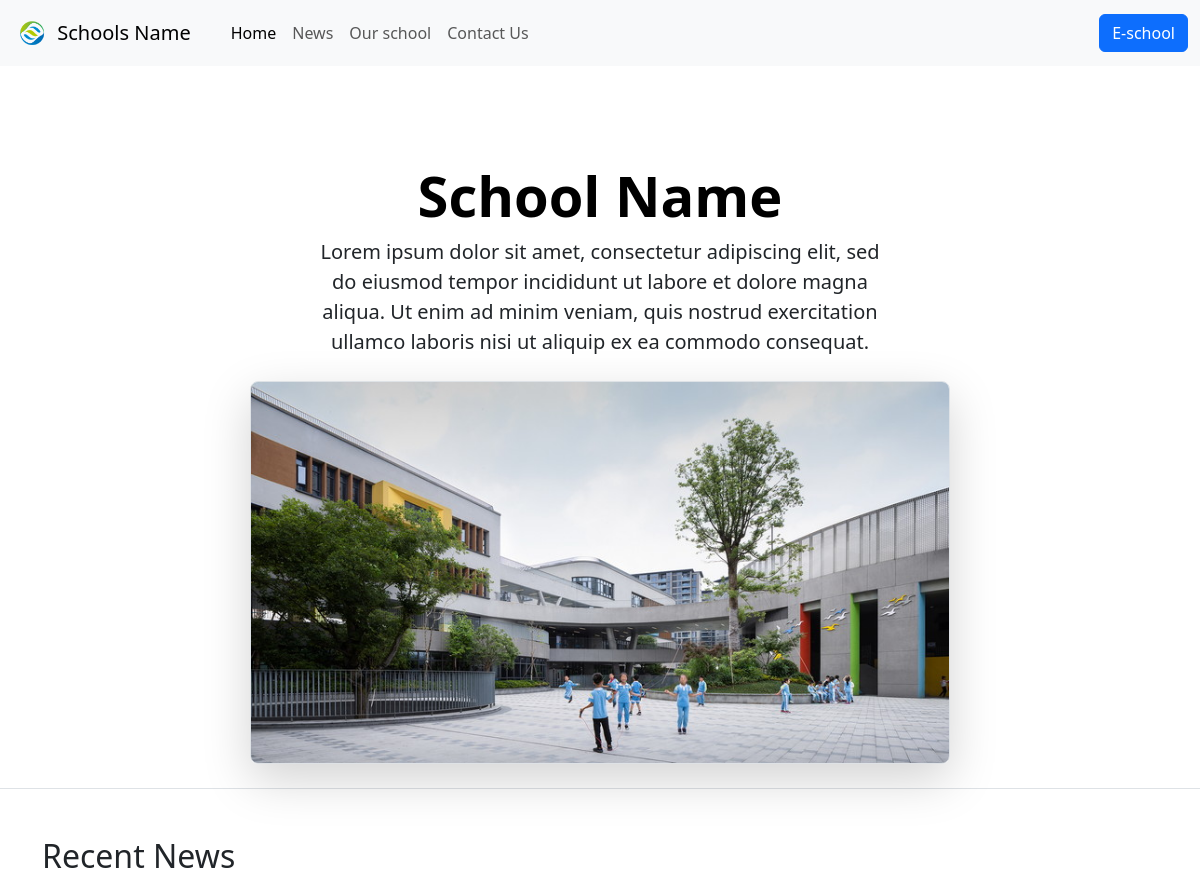
/, run on an earlier commit of the app's database.
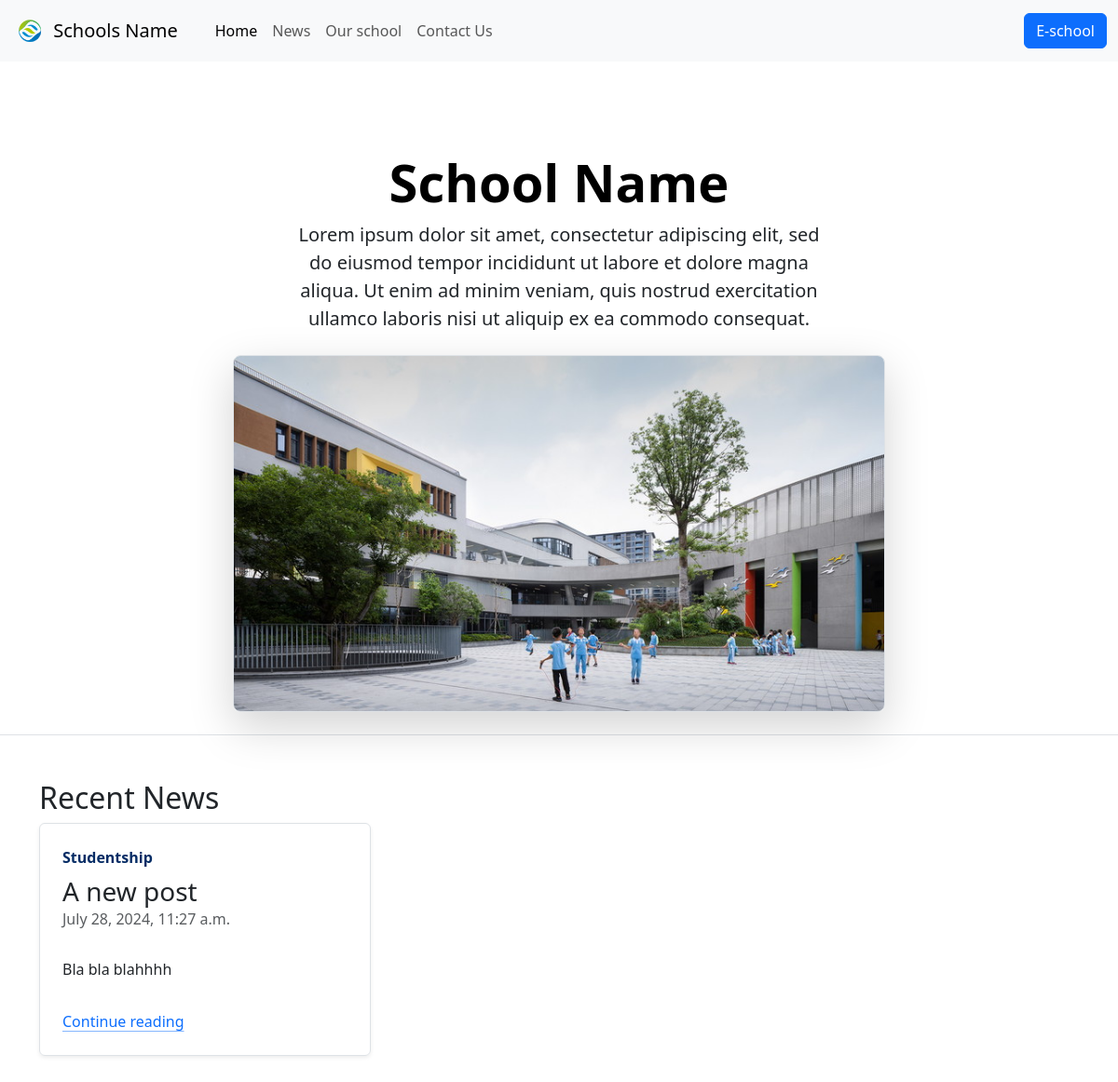
And on a later commit of the database.
### news/models.py (models this page shows, shortened)
class Post(models.Model):
  class Categories(models.TextChoices):
    STUDENTSHIP = 'Studentship', 'Studentship'
    EOPEP = 'EOPEP', 'Eopep Examinations'
    EXAMINATIONS = 'EXAMS', 'Examinations'
  class Status(models.TextChoices):
    DRAFT = 'Draft', 'Draft'
    PUBLISHED = 'Published', 'Published'
  title = models.CharField(max_length=255)
  category = models.CharField(max_length=15,
                              choices=Categories.choices,
                              default=Categories.STUDENTSHIP)
  slug = models.SlugField(max_length=255, unique_for_date='published')
  author = models.ForeignKey(SchoolUser,
                            on_delete=models.CASCADE,
                            related_name='news')
  body = CKEditor5Field(config_name='extends')
  published = models.DateTimeField(default=timezone.now)
  created = models.DateTimeField(auto_now_add=True)
  updated = models.DateTimeField(auto_now=True)
  status = models.CharField(max_length=10,
                            choices=Status.choices,
                            default=Status.DRAFT)
  class Meta:
    ordering = ['-published']
    indexes = [
          models.Index(fields=['-published']),
        ]
  def get_absolute_url(self):
    return reverse('core:Post_Details', args=[self.published.year,
                                              self.published.month,
                                              self.published.day,
                                              self.slug])

### core/views.py (the view)
# urls.py: path('', views.Home, name='Home'),
def Home(request):
  latest_posts = Post.objects.filter(status=Post.Status.PUBLISHED)[:3]
  return render(request, 'index.html', {'latest_posts': latest_posts})

### core/templates/index.html (shortened to what this page needs)
{% extends 'base.html' %}
{% load static %}
{% block content %}
<div class="px-4 pt-5 my-5 text-center border-bottom">
  <h1 class="display-4 fw-bold text-body-emphasis">School Name</h1>
  <div class="col-lg-6 mx-auto">
    <p class="lead mb-4">
      Lorem ipsum dolor sit amet, consectetur adipiscing elit,
      sed do eiusmod tempor incididunt ut labore et
      dolore magna aliqua. Ut enim ad minim veniam,
      quis nostrud exercitation ullamco laboris nisi ut aliquip ex ea commodo consequat.
    </p>
  </div>
  <div style="max-height: 60vh;">
    <div class="container px-5">
      <img src="{% static 'images/school.jpg' %}" class="img-fluid border rounded-3 shadow-lg mb-4" alt="Example image" width="700" height="500" loading="lazy">
    </div>
  </div>
</div>
<div class="container">
  <h2>Recent News</h2>
  <div class="row mb-2">
    {% for post in latest_posts %}
    <div class="col-md-4" style="height: 300px;">
      <div class="row g-0 border rounded overflow-hidden flex-md-row mb-4 shadow-sm h-md-250 position-relative" style="height: 250px;">
        <div class="col p-4 d-flex flex-column position-static">
          <strong class="d-inline-block mb-2 text-primary-emphasis">{{post.category}}</strong>
          <h3 class="mb-0">{{post.title}}</h3>
          <div class="mb-1 text-body-secondary">{{post.published}}</div>
          <p class="card-text mb-auto">{{post.body|safe}}</p>
          <a href="{{ post.get_absolute_url }}" class="icon-link gap-1 icon-link-hover stretched-link">
            Continue reading
          </a>
        </div>
      </div>
    </div>
    {% endfor %}
  </div>
</div>
{% endblock %}

What changed in the data, as far as the page shows it:
added Post: category "Studentship", title "A new post", published "July 28, 2024, 11:27 a.m.", body "Bla bla blahhhh"
